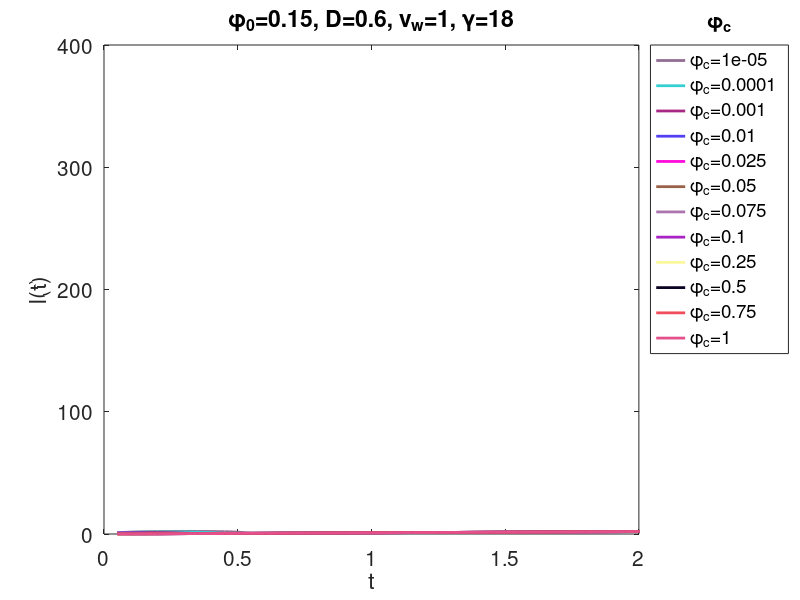

Write the MATLAB code that produced this figure.


function y_out = biased_diffusion()

rng(10);
 
close all;
 
set(0,'Defaultlinelinewidth',2, 'DefaultlineMarkerSize',6,...
    'DefaultTextFontSize',15, 'DefaultAxesFontSize',15);
 
t_array = 0:0.05:400; 
 
v = 1 * 1;
 
phi0 = 0.15;
phic_array = [0.00001, 0.0001, 0.001, 0.01, 0.025, 0.05, 0.075, 0.1, 0.25, 0.5, 0.75, 1.0]; 
D = 0.6;  
gamma = 18; 
 
figure(); legend_array = {}; 
for phic_array_i = 1:length(phic_array)
    phi_c = phic_array(phic_array_i);
    l1 = v.*t_array + 2.*sqrt(D.*t_array) .* sqrt((log(phi0./sqrt(t_array))-log(phi_c)-gamma.*t_array));
    plot(t_array, l1, 'Color', [rand(1), rand(1), rand(1)]); xlabel('t'); ylabel('l(t)'); hold on; 
    legend_array{phic_array_i} = ['\phi_c=',num2str(phi_c)];
end
leg = legend(legend_array, 'Location','NorthEastOutside');
title(leg,'\phi_c')
xlim([0, 2]);
title(['\phi_0=',num2str(phi0), ', D=', num2str(D), ', v_w=', num2str(v), ', \gamma=', num2str(gamma)]);
 
y_out = 0; 
end